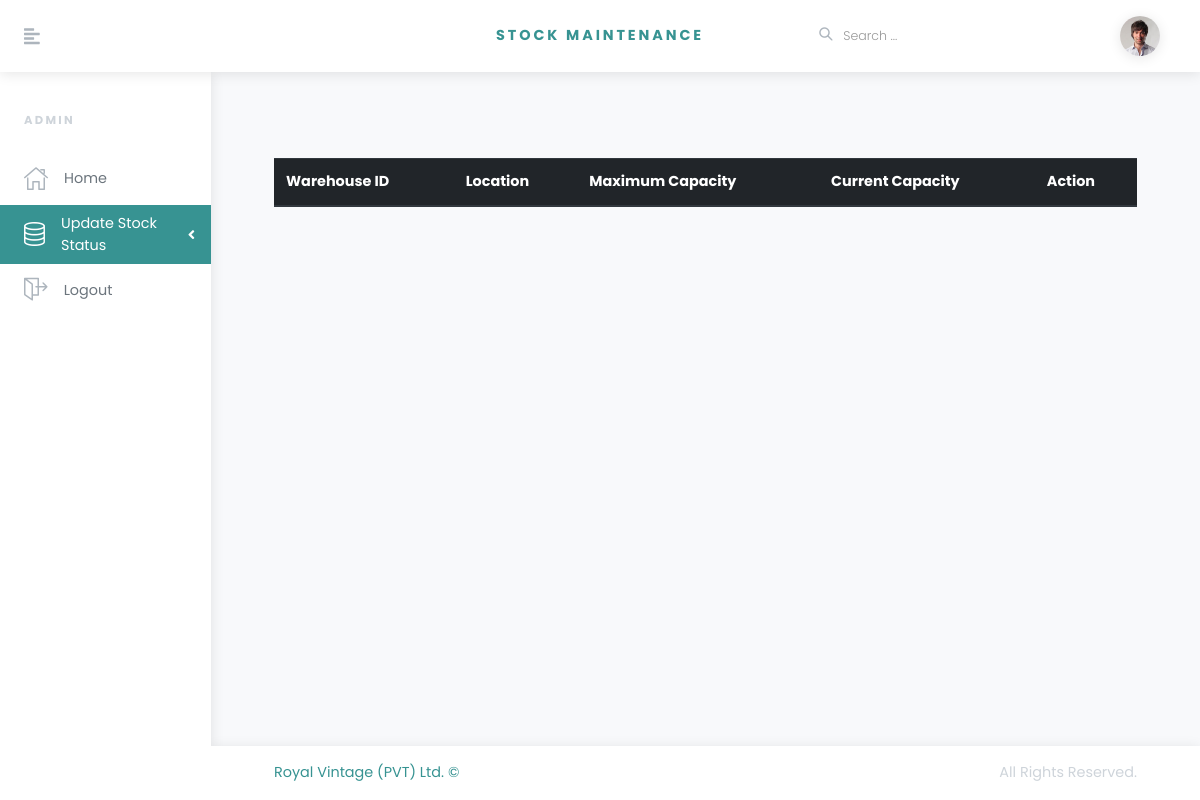
The app's page /index.php/admin/warehouseStock, older data.
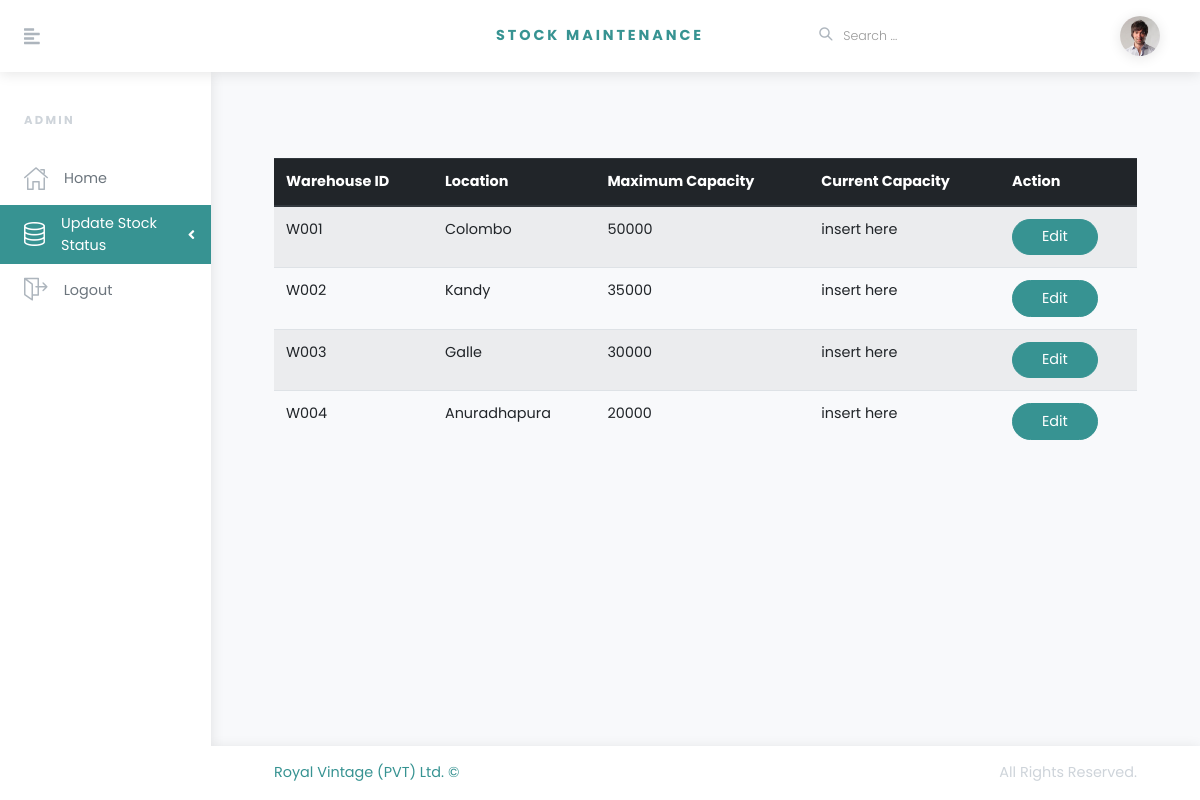
The same page, newer data.
### tables this page shows
CREATE TABLE IF NOT EXISTS `warehouse` (
  `warehouseID` varchar(10) NOT NULL,
  `location` varchar(255) NOT NULL,
  `capacity` varchar(20) NOT NULL,
  `contactNo` int(10) NOT NULL,
  PRIMARY KEY (`warehouseID`)
);

### application/controllers/Admin.php (called while the page is built, shortened)
<?php
class Admin extends CI_Controller {
	public function warehouseStock()
	{
		$this->load->Model('Model2');
		$data['result']=$this->Model2->getdata();
		$this->load->view('admin/warehousestock.php',$data);
	}
}

### index.php (called while the page is built, shortened)
<?php
require_once BASEPATH.'core/CodeIgniter.php';

### application/models/Model2.php (called while the page is built, shortened)
<?php
class Model2 extends CI_Model {
    function getdata(){
        $query=$this->db->get('warehouse');
        return $query->result();
    }
}

### application/views/admin/warehousestock.php (the view, shortened to what this page needs)
<!DOCTYPE html>
<html>
  <head>
    <link rel="stylesheet" href="<?php echo base_url(); ?>assets1/vendor/bootstrap/css/bootstrap.min.css">
    <link rel="stylesheet" href="https://use.fontawesome.com/releases/v5.3.1/css/all.css">
    <link rel="stylesheet" href="<?php echo base_url(); ?>assets1/css/orionicons.css">
    <link rel="stylesheet" href="<?php echo base_url(); ?>assets1/css/style.sea.css" id="theme-stylesheet">
    <link rel="stylesheet" href="<?php echo base_url(); ?>assets1/css/custom.css">
  </head>
  <body>
    <header class="header">
      <nav class="navbar navbar-expand-lg px-4 py-2 bg-white shadow"><a href="#" class="sidebar-toggler text-gray-500 mr-4 mr-lg-5 lead"><i class="fas fa-align-left"></i></a><a href="index.html" class="navbar-brand font-weight-bold text-uppercase text-base">stock maintenance</a>
        <ul class="ml-auto d-flex align-items-center list-unstyled mb-0">
          <li class="nav-item">
            <form id="searchForm" class="ml-auto d-none d-lg-block">
              <div class="form-group position-relative mb-0">
                <button type="submit" style="top: -3px; left: 0;" class="position-absolute bg-white border-0 p-0"><i class="o-search-magnify-1 text-gray text-lg"></i></button>
                <input type="search" placeholder="Search ..." class="form-control form-control-sm border-0 no-shadow pl-4">
              </div>
            </form>
          </li>
          <li class="nav-item dropdown ml-auto"><a id="userInfo" href="http://example.com" data-toggle="dropdown" aria-haspopup="true" aria-expanded="false" class="nav-link dropdown-toggle"><img src="<?php echo base_url(); ?>assets1/img/avatar-6.jpg" alt="Jason Doe" style="max-width: 2.5rem;" class="<?php echo base_url(); ?>assets1/img-fluid rounded-circle shadow"></a>
          </li>
        </ul>
      </nav>
    </header>
    <div class="d-flex align-items-stretch">
      <div id="sidebar" class="sidebar py-3">
        <div class="text-gray-400 text-uppercase px-3 px-lg-4 py-4 font-weight-bold small headings-font-family">ADMIN</div>
        <ul class="sidebar-menu list-unstyled">
              <li class="sidebar-list-item"><a href="<?php echo base_url(); ?>index.php/admin" class="sidebar-link text-muted "><i class="o-home-1 mr-3 text-gray"></i><span>Home</span></a></li>
              <li class="sidebar-list-item"><a href="#" data-toggle="collapse" data-target="#pages" aria-expanded="false" aria-controls="pages" class="sidebar-link text-muted active"><i class="o-database-1 mr-3 text-gray"></i><span>Update Stock Status</span></a>
            </li>
              <li class="sidebar-list-item"><a href="<?php echo base_url(); ?>" class="sidebar-link text-muted"><i class="o-exit-1 mr-3 text-gray"></i><span>Logout</span></a></li>
        </ul>
      </div>
      <div class="page-holder w-100 d-flex flex-wrap">
        <div class="container-fluid px-xl-5">
         <br>
         <br>
                <div class="container">
            <br>
            <br>
                <table class="table table-striped">
                    <thead class="thead-dark">
                        <tr>
                        <th scope="col">Warehouse ID</th>
                        <th scope="col">Location</th>
                        <th scope="col">Maximum Capacity</th>
                        <th scope="col">Current Capacity</th>
                        <th scope="col">Action</th>
                        </tr>
                    </thead>
                    <tbody>
                        <?php foreach( $result as $row ) {?>
                        <tr>
                        <td><?php echo $row->warehouseID?></td>
                        <td><?php echo $row->location ?></td>
                        <td><?php echo $row->capacity?></td>
                        <td>insert here</td>
                        <td> <button type="button" data-toggle="modal" data-target="#exampleModalScrollable" class="btn btn-primary">Edit</button>
                        </td>
                        </tr>
                        <?php } ?>
                    </tbody>
                </table>
            </div>
        </div>
        <footer class="footer bg-white shadow align-self-end py-3 px-xl-5 w-100">
          <div class="container-fluid">
            <div class="row">
              <div class="col-md-6 text-center text-md-left text-primary">
                <p class="mb-2 mb-md-0">Royal Vintage (PVT) Ltd. &copy;</p>
              </div>
              <div class="col-md-6 text-center text-md-right text-gray-400">
                <p class="mb-0">All Rights Reserved. </p>
              </div>
            </div>
          </div>
        </footer>
      </div>
    </div>
  </body>
</html>

Row changes from the older to the newer data that the page shows:
added warehouse: warehouseID "W001", location "Colombo", capacity "50000"
added warehouse: warehouseID "W002", location "Kandy", capacity "35000"
added warehouse: warehouseID "W003", location "Galle", capacity "30000"
added warehouse: warehouseID "W004", location "Anuradhapura", capacity "20000"
